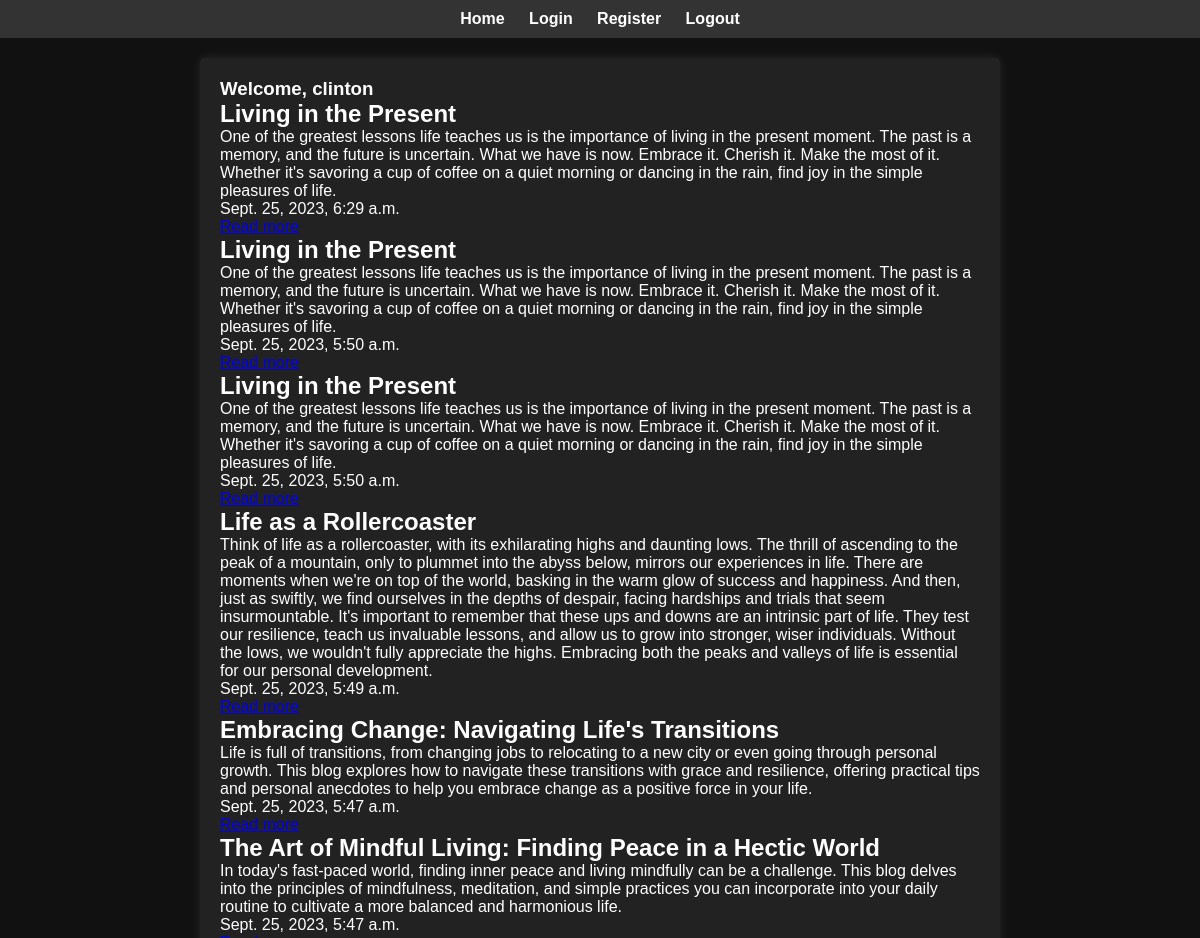
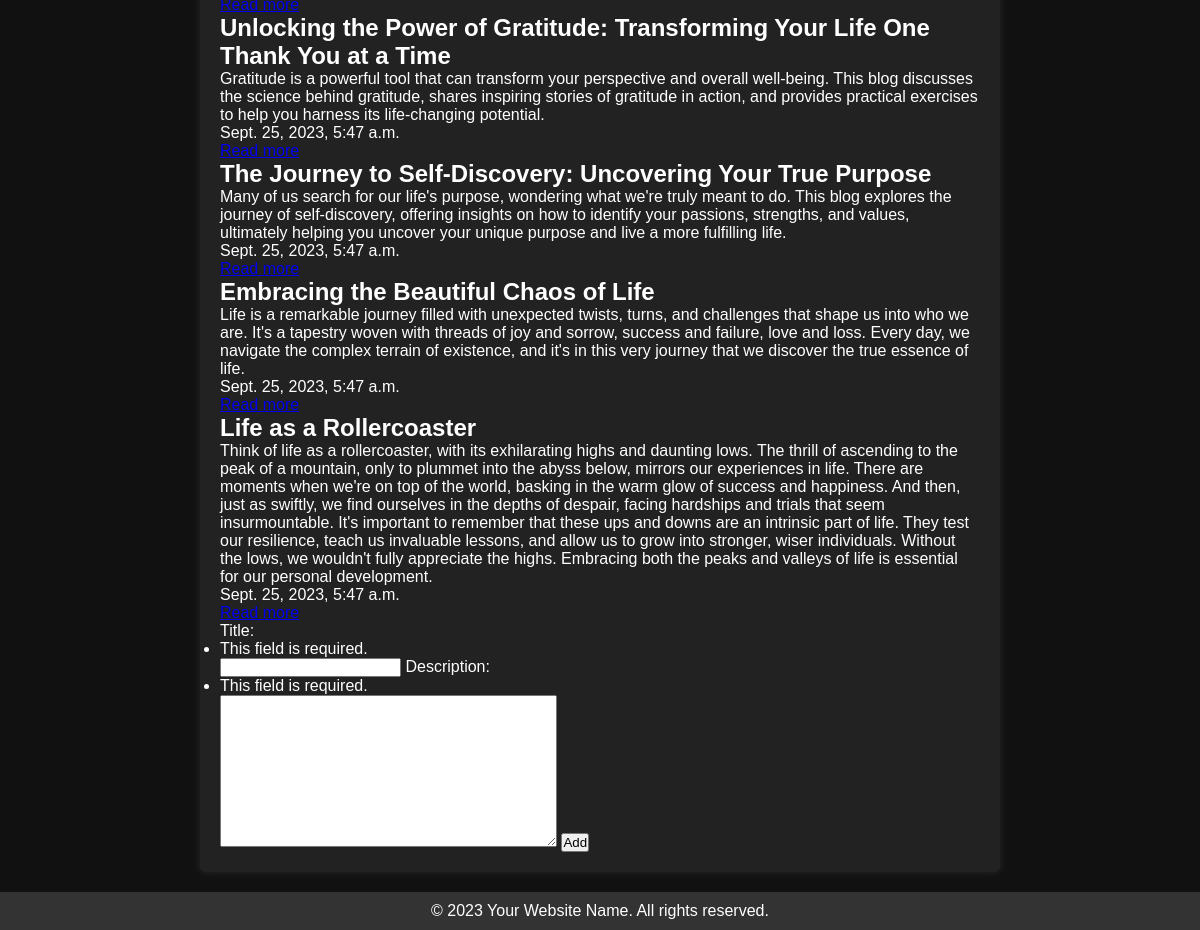
The app's page / (signed in) with its own data (2 pictures, top to bottom).
### base/models.py (models this page shows, shortened)
class New(models.Model):
    title = models.CharField(max_length=200)
    description = models.TextField()
    date_created = models.DateTimeField(auto_created=True, auto_now_add=True)

### base/views.py (the view)
# urls.py: path("", views.home, name="home"),
def home(request):
    news = New.objects.all().order_by("-date_created")
    form = AddBlog(request.POST)
    if request.method == "POST":
        if form.is_valid():
            form.save()
    context = {
        "news": news,
        "form": form,
    }
    return render(request, "index.html", context)

### base/forms.py
class AddBlog(forms.ModelForm):
    class Meta:
        model = New
        fields = "__all__"

### base/templates/index.html (shortened to what this page needs)
{% extends 'base.html' %}
{% block content %}
<section class="blog-posts">
    <article>
        <h1>Welcome, {{request.user}}</h1>
        {% for x in news %}
        <h2>{{x.title}}</h2>
        <p>{{x.description}}</p>
        <p>{{x.date_created}}</p>
        <a href="{% url 'detail' x.id %}">Read more</a>
        {% endfor %}
    </article>
<form method="post">
    {{form}}
    <input type="submit" value="Add" />
</form>
</section>
{% endblock %}

### base/static/styles.css (style rules this page uses)
* { margin: 0; padding: 0; box-sizing: border-box; }
body { font-family: Arial, sans-serif; background-color: #111; color: #fff; margin: 0; padding: 0; }

### records on screen
New: title "Living in the Present", description "One of the greatest lessons life teaches us is the importance of living in the present moment. The past is a memory, and the future is uncertain. What we have is now. Embrace it. Cherish it. Make the most of it. Whether it's savoring a cup of coffee on a quiet morning or dancing in the rain, find joy in the simple pleasures of life.", date_created "Sept. 25, 2023, 6:29 a.m."
New: title "Living in the Present", description "One of the greatest lessons life teaches us is the importance of living in the present moment. The past is a memory, and the future is uncertain. What we have is now. Embrace it. Cherish it. Make the most of it. Whether it's savoring a cup of coffee on a quiet morning or dancing in the rain, find joy in the simple pleasures of life.", date_created "Sept. 25, 2023, 5:50 a.m."
New: title "Living in the Present", description "One of the greatest lessons life teaches us is the importance of living in the present moment. The past is a memory, and the future is uncertain. What we have is now. Embrace it. Cherish it. Make the most of it. Whether it's savoring a cup of coffee on a quiet morning or dancing in the rain, find joy in the simple pleasures of life.", date_created "Sept. 25, 2023, 5:50 a.m."
New: title "Life as a Rollercoaster", description "Think of life as a rollercoaster, with its exhilarating highs and daunting lows. The thrill of ascending to the peak of a mountain, only to plummet into the abyss below, mirrors our experiences in life. There are moments when we're on top of the world, basking in the warm glow of success and happiness. And then, just as swiftly, we find ourselves in the depths of despair, facing hardships and trials that seem insurmountable. It's important to remember that these ups and downs are an intrinsic part of life. They test our resilience, teach us invaluable lessons, and allow us to grow into stronger, wiser individuals. Without the lows, we wouldn't fully appreciate the highs. Embracing both the…", date_created "Sept. 25, 2023, 5:49 a.m."
New: title "Embracing Change: Navigating Life's Transitions", description "Life is full of transitions, from changing jobs to relocating to a new city or even going through personal growth. This blog explores how to navigate these transitions with grace and resilience, offering practical tips and personal anecdotes to help you embrace change as a positive force in your life.", date_created "Sept. 25, 2023, 5:47 a.m."
New: title "The Art of Mindful Living: Finding Peace in a Hectic World", description "In today's fast-paced world, finding inner peace and living mindfully can be a challenge. This blog delves into the principles of mindfulness, meditation, and simple practices you can incorporate into your daily routine to cultivate a more balanced and harmonious life.", date_created "Sept. 25, 2023, 5:47 a.m."
New: title "Unlocking the Power of Gratitude: Transforming Your Life One Thank You at a Time", description "Gratitude is a powerful tool that can transform your perspective and overall well-being. This blog discusses the science behind gratitude, shares inspiring stories of gratitude in action, and provides practical exercises to help you harness its life-changing potential.", date_created "Sept. 25, 2023, 5:47 a.m."
New: title "The Journey to Self-Discovery: Uncovering Your True Purpose", description "Many of us search for our life's purpose, wondering what we're truly meant to do. This blog explores the journey of self-discovery, offering insights on how to identify your passions, strengths, and values, ultimately helping you uncover your unique purpose and live a more fulfilling life.", date_created "Sept. 25, 2023, 5:47 a.m."
New: title "Embracing the Beautiful Chaos of Life", description "Life is a remarkable journey filled with unexpected twists, turns, and challenges that shape us into who we are. It's a tapestry woven with threads of joy and sorrow, success and failure, love and loss. Every day, we navigate the complex terrain of existence, and it's in this very journey that we discover the true essence of life.", date_created "Sept. 25, 2023, 5:47 a.m."
New: title "Life as a Rollercoaster", description "Think of life as a rollercoaster, with its exhilarating highs and daunting lows. The thrill of ascending to the peak of a mountain, only to plummet into the abyss below, mirrors our experiences in life. There are moments when we're on top of the world, basking in the warm glow of success and happiness. And then, just as swiftly, we find ourselves in the depths of despair, facing hardships and trials that seem insurmountable. It's important to remember that these ups and downs are an intrinsic part of life. They test our resilience, teach us invaluable lessons, and allow us to grow into stronger, wiser individuals. Without the lows, we wouldn't fully appreciate the highs. Embracing both the…", date_created "Sept. 25, 2023, 5:47 a.m."

### other values on screen
{{ request.user }} "clinton"
